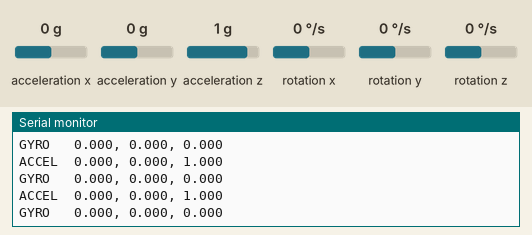
This sketch was run on a simulated Arduino Uno, built with avr-gcc and run on an emulated ATmega328P. Parts: the last lines printed to the serial monitor. Inputs (shaded band) come from the test bench; at power-on: acceleration x 0 g, acceleration y 0 g, acceleration z 1 g, rotation x 0 °/s, rotation y 0 °/s, rotation z 0 °/s.

Above: at 3.2 s.
3.3 s: acceleration x set to -1.4 g
At 3.32 s:
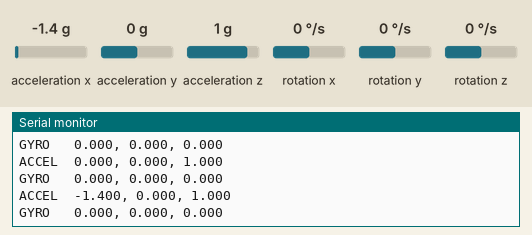
4.8 s: acceleration y set to -1.4 g
At 4.83 s:
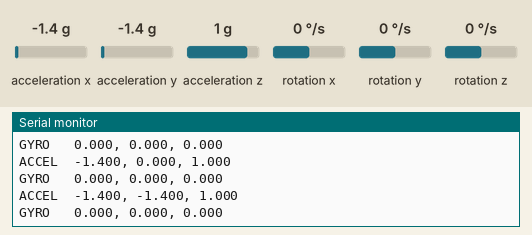
7.8 s: acceleration z set to -1.4 g
At 7.87 s:
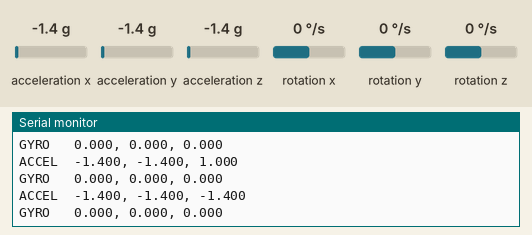
9.3 s: rotation x set to -192 °/s
At 9.33 s:
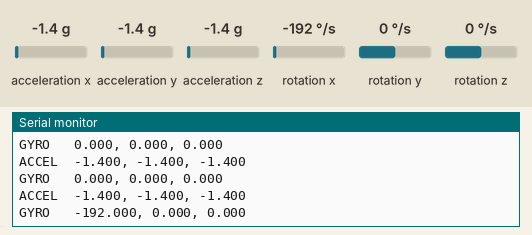
10.8 s: rotation y set to -192 °/s
At 10.8 s:
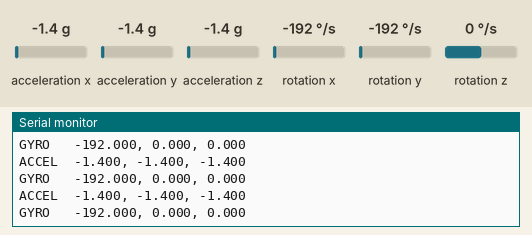
12.3 s: acceleration x set to 0 g
At 12.32 s:
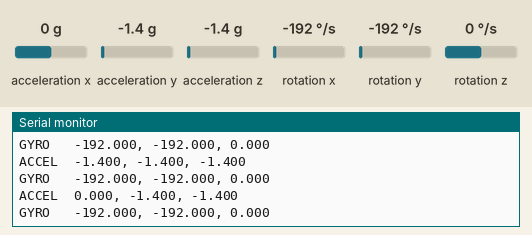

Measured:
- after the input at 3.3 s, the serial monitor: prints a new line at once (image 1)
- after the input at 4.8 s, the serial monitor: prints a new line at once (image 2)
- after the input at 7.8 s, the serial monitor: prints a new line after 0.05 s (image 3)
- after the input at 9.3 s, the serial monitor: prints a new line at once (image 4)
- after the input at 12.3 s, the serial monitor: prints a new line at once (image 6)

The sketch:

IMU_test.ino
```cpp
#include <Wire.h>
#include <LSM6DS3.h>

LSM6DS3 imu(I2C_MODE, 0x6A);   // Correct IMU + correct address

void setup() {
  Serial.begin(115200);
  delay(2000);

  Serial.println("Starting IMU...");

  int status = imu.begin();
  if (status != 0) {
    Serial.print("IMU failed to start. Code: ");
    Serial.println(status);
    while (1);
  }

  Serial.println("IMU OK!");
}

void loop() {
  float ax = imu.readFloatAccelX();
  float ay = imu.readFloatAccelY();
  float az = imu.readFloatAccelZ();

  float gx = imu.readFloatGyroX();
  float gy = imu.readFloatGyroY();
  float gz = imu.readFloatGyroZ();

  Serial.print("ACCEL  ");
  Serial.print(ax, 3); Serial.print(", ");
  Serial.print(ay, 3); Serial.print(", ");
  Serial.println(az, 3);

  Serial.print("GYRO   ");
  Serial.print(gx, 3); Serial.print(", ");
  Serial.print(gy, 3); Serial.print(", ");
  Serial.println(gz, 3);

  Serial.println();

  delay(50);   // 20 Hz sampling
}
```
